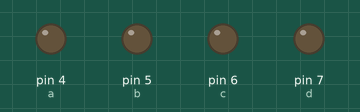
The sketch below on a simulated Arduino Uno, built with avr-gcc and run on an emulated ATmega328P. Parts: output pins drawn as LEDs (lit = HIGH).

Above: at 0.5 s.
At 1.5 s:
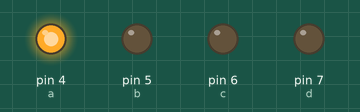
At 3.5 s:
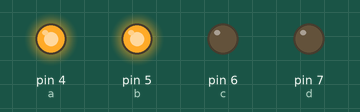
At 6.5 s:
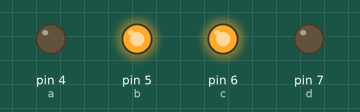
At 9.5 s:
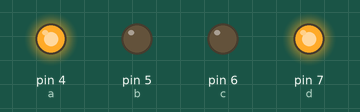
At 13.5 s:
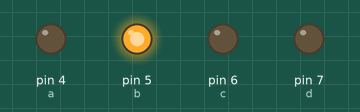
Timing chart, 0 to 14.3 s (numbered marks = the images above):
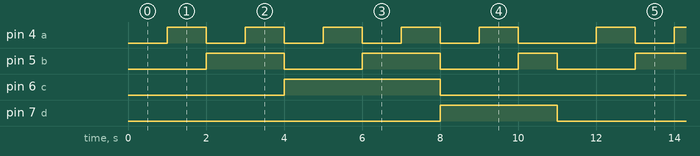

Measured:
- by itself, pin 4 (a): repeats every 11.0 s: 4 × (LOW 1.0 s, HIGH 1.0 s), LOW 2.0 s, HIGH 1.0 s
- by itself, pin 5 (b): repeats every 11.0 s: LOW 2.0 s, HIGH 2.0 s, LOW 2.0 s, HIGH 1.0 s, LOW 2.0 s, HIGH 2.0 s
- by itself, pin 6 (c): alternates HIGH for 4.0 s and LOW for 7.0 s
- by itself, pin 7 (d): alternates HIGH for 3.0 s and LOW for 8.0 s

The sketch:

display-7-segmentos-ci.ino
```cpp
const int a = 4;
const int b = 5;
const int c = 6;
const int d = 7;
const int dot = 3;

void setup(){
  pinMode(a, OUTPUT);
  pinMode(b, OUTPUT);
  pinMode(c, OUTPUT);
  pinMode(d, OUTPUT);
}

void loop(){
  //0
  digitalWrite(a,LOW);
  digitalWrite(b,LOW);
  digitalWrite(c,LOW);
  digitalWrite(d,LOW);
  delay(1000);
  //1
  digitalWrite(a,HIGH);
  digitalWrite(b,LOW);
  digitalWrite(c,LOW);
  digitalWrite(d,LOW);
  digitalWrite(dot,LOW);
  delay(1000);
  //2
  digitalWrite(a,LOW);
  digitalWrite(b,HIGH);
  digitalWrite(c,LOW);
  digitalWrite(d,LOW);
  digitalWrite(dot,LOW);
  delay(1000);
  //3
  digitalWrite(a,HIGH);
  digitalWrite(b,HIGH);
  digitalWrite(c,LOW);
  digitalWrite(d,LOW);
  digitalWrite(dot,LOW);
  delay(1000);
  //4
  digitalWrite(a,LOW);
  digitalWrite(b,LOW);
  digitalWrite(c,HIGH);
  digitalWrite(d,LOW);
  digitalWrite(dot,LOW);
  delay(1000);
  //5
  digitalWrite(a,HIGH);
  digitalWrite(b,LOW);
  digitalWrite(c,HIGH);
  digitalWrite(d,LOW);
  digitalWrite(dot,LOW);
  delay(1000);
  //6
  digitalWrite(a,LOW);
  digitalWrite(b,HIGH);
  digitalWrite(c,HIGH);
  digitalWrite(d,LOW);
  digitalWrite(dot,HIGH);
  delay(1000);
  //7
  digitalWrite(a,HIGH);
  digitalWrite(b,HIGH);
  digitalWrite(c,HIGH);
  digitalWrite(d,LOW);
  digitalWrite(dot,LOW);
  delay(1000);
  //8
  digitalWrite(a,LOW);
  digitalWrite(b,LOW);
  digitalWrite(c,LOW);
  digitalWrite(d,HIGH);
  digitalWrite(dot,LOW);
  delay(1000);
  //9
  digitalWrite(a,HIGH);
  digitalWrite(b,LOW);
  digitalWrite(c,LOW);
  digitalWrite(d,HIGH);
  digitalWrite(dot,HIGH);
  delay(1000);
  //OFF
  digitalWrite(a,LOW);
  digitalWrite(b,HIGH);
  digitalWrite(c,LOW);
  digitalWrite(d,HIGH);
  digitalWrite(dot,LOW);
  delay(1000);
}
```
